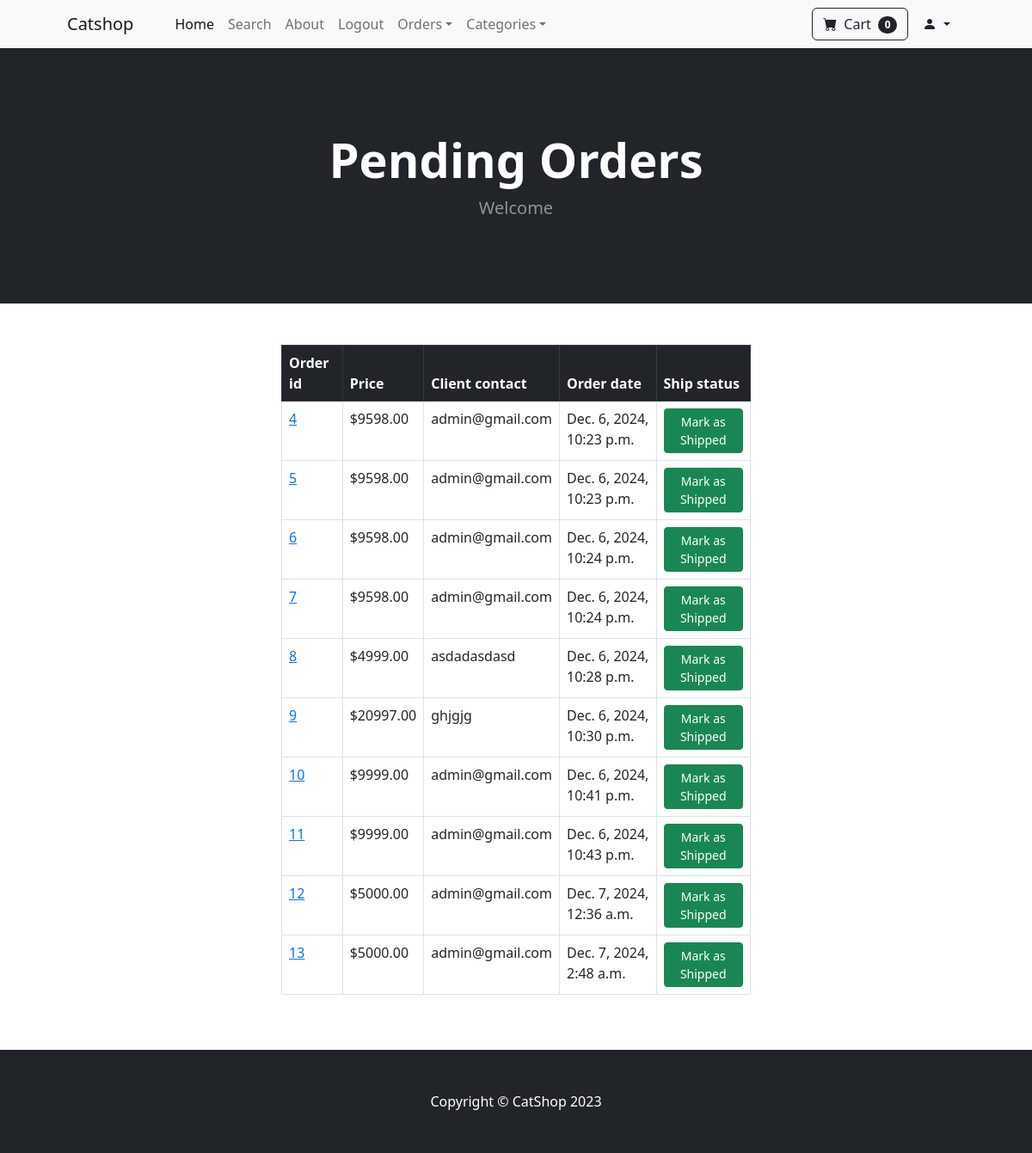
Screenshot of /payment/pending_orders (signed in) with the database file from the repository.
### payment/models.py (models this page shows, shortened)
class Order(models.Model):
    user = models.ForeignKey(User, on_delete=models.CASCADE, null=True, blank=True)
    full_name = models.CharField(max_length=200)
    email = models.CharField(max_length=200)
    address = models.CharField(max_length=15000)
    amount_paid = models.DecimalField(max_digits=10, decimal_places=2)
    date_ordered = models.DateTimeField(auto_now_add=True)
    date_shipped = models.DateTimeField(null=True, blank=True)
    is_shipped = models.BooleanField(default=False)

### payment/views.py (the view, shortened to what this page needs)
# urls.py: path('pending_orders', views.pending_orders, name='pending_orders'),
def pending_orders(request):
    if request.user.is_authenticated and request.user.is_superuser:
        pending_orders = Order.objects.filter(is_shipped=False)
        return render(request, 'payment/pending_orders.html',{"pending_orders":pending_orders})
    else:
        messages.error(request, "Access denied!!!")
        return redirect('home')

### cart/cart.py (called while the page is built)
    def __len__(self):
        return len(self.cart)

### cart/context_processors.py (called while the page is built)
def cart(request):
    return {'cart':Cart(request)}

### store/context_processors.py (called while the page is built)
def categories(request):
    categories = Category.objects.all()
    return {'categories': categories}

### payment/templates/payment/pending_orders.html (shortened to what this page needs)
{% extends 'base.html' %}
{% block content %}
<header class="bg-dark py-5">
    <div class="container px-4 px-lg-5 my-5">
        <div class="text-center text-white">
            <h1 class="display-4 fw-bolder">Pending Orders</h1>
            <p class="lead fw-normal text-white-50 mb-0">Welcome</p>
        </div>
    </div>
</header>
<div class="container">
  <br><br>
  <div class="row">
    <div class="col-md-6 offset-md-3">
      <table class="table table-hover table-bordered">
        <thead class="table-dark">
          <tr>
            <th scope="col">Order id</th>
            <th scope="col">Price</th>
            <th scope="col">Client contact</th>
            <th scope="col">Order date</th>
            <th scope="col">Ship status</th>
          </tr>
        </thead>
        <tbody>
        {% for order in pending_orders %}
          <tr>
            <td><a href="{% url 'orders' order.id %}">{{ order.id }}</a></td>
            <td>${{ order.amount_paid }}</td>
            <td>{{ order.email }}</td>
            <td>{{ order.date_ordered }}</td>
            <td>
              <form method="POST">
                <button type="Submit" class="btn btn-success btn-sm">Mark as Shipped</button>
              </form>
            </td>
          </tr>
        {% endfor %}
        </tbody>
      </table>
    </div>
  </div>
  <br><br>
</div>
{% endblock %}

### rows the page displays
Order: id "4", amount_paid "9598.00", email "admin@gmail.com", date_ordered "Dec. 6, 2024, 10:23 p.m."
Order: id "5", amount_paid "9598.00", email "admin@gmail.com", date_ordered "Dec. 6, 2024, 10:23 p.m."
Order: id "6", amount_paid "9598.00", email "admin@gmail.com", date_ordered "Dec. 6, 2024, 10:24 p.m."
Order: id "7", amount_paid "9598.00", email "admin@gmail.com", date_ordered "Dec. 6, 2024, 10:24 p.m."
Order: id "8", amount_paid "4999.00", email "asdadasdasd", date_ordered "Dec. 6, 2024, 10:28 p.m."
Order: id "9", amount_paid "20997.00", email "ghjgjg", date_ordered "Dec. 6, 2024, 10:30 p.m."
Order: id "10", amount_paid "9999.00", email "admin@gmail.com", date_ordered "Dec. 6, 2024, 10:41 p.m."
Order: id "11", amount_paid "9999.00", email "admin@gmail.com", date_ordered "Dec. 6, 2024, 10:43 p.m."
Order: id "12", amount_paid "5000.00", email "admin@gmail.com", date_ordered "Dec. 7, 2024, 12:36 a.m."
Order: id "13", amount_paid "5000.00", email "admin@gmail.com", date_ordered "Dec. 7, 2024, 2:48 a.m."

### other values shown
{{ cart | length }} "0"
